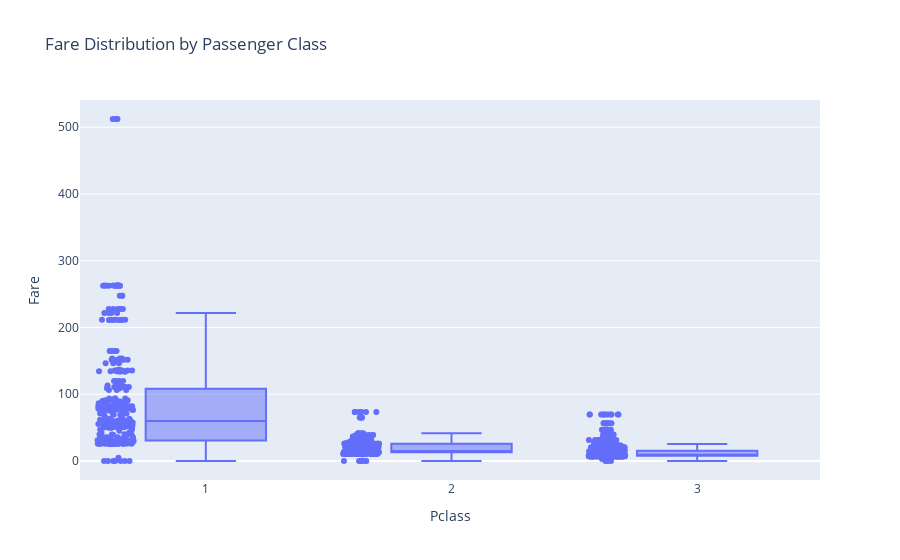

This figure's notebook cell:
### Code cell
fig = px.box(combined, x='Pclass', y='Fare', points='all', title='Fare Distribution by Passenger Class')
fig.show()

### Figure 1 — Plotly figure (JSON) as saved in the notebook; plotly's stock layout.template omitted (floating-point values rounded to 4 significant figures; data arrays with more than 128 entries replaced by an {"elided": "..."} marker saying what was removed)
{"data": [{"alignmentgroup": "True", "boxpoints": "all", "hovertemplate": "Pclass=%{x}<br>Fare=%{y}<extra></extra>", "legendgroup": "", "marker": {"color": "#636efa"}, "name": "", "notched": false, "offsetgroup": "", "orientation": "v", "showlegend": false, "type": "box", "x": {"elided": "1309 int values"}, "x0": " ", "xaxis": "x", "y": {"elided": "1309 float values"}, "y0": " ", "yaxis": "y"}], "layout": {"boxmode": "group", "legend": {"tracegroupgap": 0}, "title": {"text": "Fare Distribution by Passenger Class"}, "xaxis": {"anchor": "y", "domain": [0, 1], "title": {"text": "Pclass"}}, "yaxis": {"anchor": "x", "domain": [0, 1], "title": {"text": "Fare"}}}}
